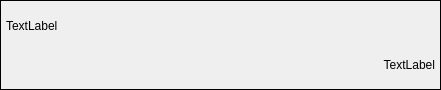
<?xml version="1.0" encoding="UTF-8"?>
<ui version="4.0">
 <class>HistoryItemWidget</class>
 <widget class="QFrame" name="HistoryItemWidget">
  <property name="geometry">
   <rect>
    <x>0</x>
    <y>0</y>
    <width>441</width>
    <height>90</height>
   </rect>
  </property>
  <property name="sizePolicy">
   <sizepolicy hsizetype="Preferred" vsizetype="Expanding">
    <horstretch>0</horstretch>
    <verstretch>0</verstretch>
   </sizepolicy>
  </property>
  <property name="windowTitle">
   <string>Form</string>
  </property>
  <property name="frameShape">
   <enum>QFrame::Box</enum>
  </property>
  <property name="frameShadow">
   <enum>QFrame::Plain</enum>
  </property>
  <layout class="QVBoxLayout" name="verticalLayout">
   <property name="spacing">
    <number>0</number>
   </property>
   <property name="leftMargin">
    <number>5</number>
   </property>
   <property name="topMargin">
    <number>5</number>
   </property>
   <property name="rightMargin">
    <number>5</number>
   </property>
   <property name="bottomMargin">
    <number>5</number>
   </property>
   <item>
    <widget class="QLabel" name="commandLabel">
     <property name="text">
      <string>TextLabel</string>
     </property>
    </widget>
   </item>
   <item>
    <widget class="QLabel" name="resultLabel">
     <property name="locale">
      <locale language="English" country="UnitedKingdom"/>
     </property>
     <property name="text">
      <string>TextLabel</string>
     </property>
     <property name="alignment">
      <set>Qt::AlignRight|Qt::AlignTrailing|Qt::AlignVCenter</set>
     </property>
    </widget>
   </item>
  </layout>
 </widget>
 <resources/>
 <connections/>
</ui>
